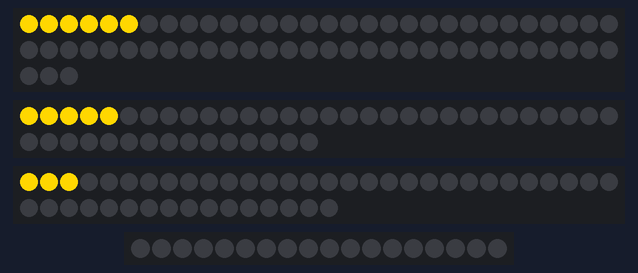
Recording of a sketch running on a simulated Arduino Uno, built with avr-gcc and run on an emulated ATmega328P. Parts: 63 RGB LEDs in strip order, left to right, continuing on the next row, 45 RGB LEDs in strip order, left to right, continuing on the next row, 46 RGB LEDs in strip order, left to right, continuing on the next row, 18 RGB LEDs in strip order, left to right. Dim RGB values are drawn brighter than linear.

Above: at 0.46 s.
At 2.29 s:
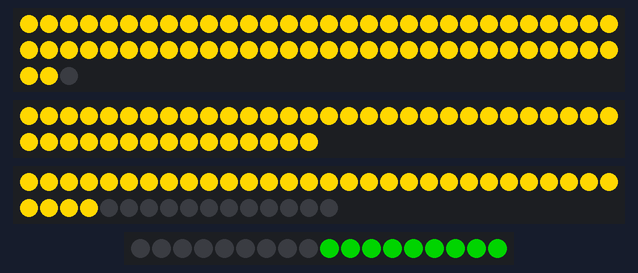
At 8.82 s:
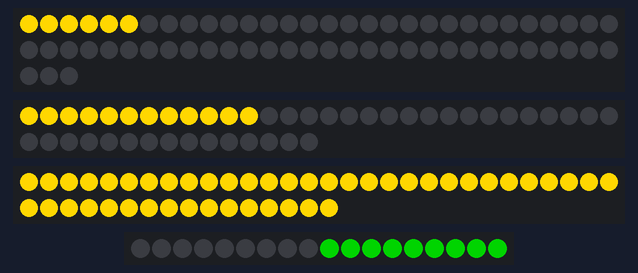
At 20.22 s:
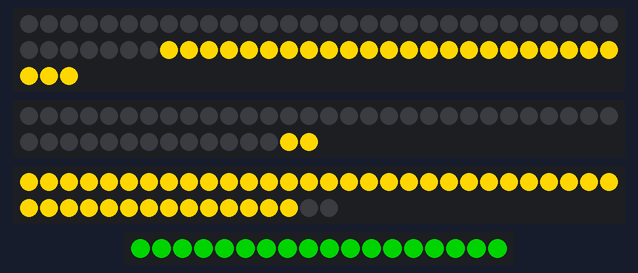
At 33.62 s:
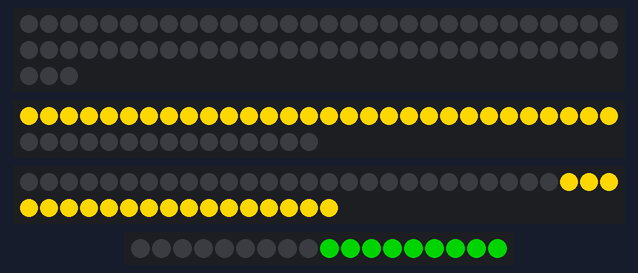
At 39.84 s:
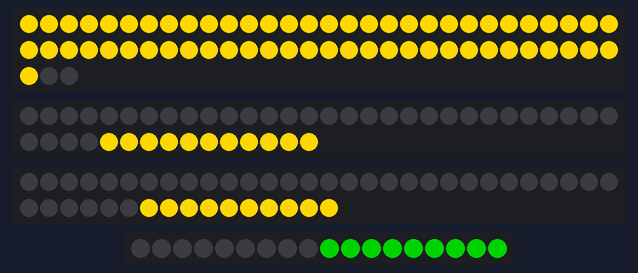

The sketch:

nsstrange.ino
```cpp
#include <FastLED.h>

#define CIRCLE_PIN 9
#define CIR_NUM 63

#define OUTSQ_PIN 10
#define OUT_NUM 45

#define INSQ_PIN 11
#define IN_NUM 46

#define EYE_PIN 3
#define EYE_NUM 18

#define BRIGHTNESS 255

#define LED_TYPE WS2812B
#define COLOR_ORDER GRB

#define COLOR_MAIN CRGB::Gold

// For wipes
#define FORWARD true
#define BACKWARD false

CRGB lcir[CIR_NUM];
CRGB lout[OUT_NUM];
CRGB lin[IN_NUM];
CRGB leye[EYE_NUM];

void clearPixels()
{
	fill_solid(leye, EYE_NUM, CRGB::Black);
	fill_solid(lin, IN_NUM, CRGB::Black);
	fill_solid(lout, OUT_NUM, CRGB::Black);
	fill_solid(lcir, CIR_NUM, CRGB::Black);
	FastLED.show();
}

// ------------
// ------------
// ------------

unsigned long int eyeTimer = 0;
void eyeAni()
{
	Serial.println("Eye");
	Serial.println(millis());

	static byte eb = 0;

	switch (eb)
	{
	case 0:
//		for (byte i = EYE_NUM / 2; i < EYE_NUM; i++)
//			leye[i] = CRGB::Black;
		break;

	case 1:
		for (byte i = 0; i < EYE_NUM / 2; i++)
			leye[i] = CRGB::Green;
		break;

	case 2:
		for (byte i = EYE_NUM / 2; i < EYE_NUM; i++)
			leye[i] = CRGB::Green;
		break;

	case 3:
		        for (byte i = 0; i < EYE_NUM/2; i++)
		            leye[i] = CRGB::Black;
		break;
	}

	eb = (eb + 1) % 4;
	FastLED.show();

	eyeTimer = millis();
	Serial.println("Eye End ");
	Serial.println(eyeTimer);
}

#define MAX_JUMPS 5
unsigned long inTimer = 0;

void inAni()
{
	static boolean direction = BACKWARD;
	static byte i = 0;

	if (i == 0)
	{
		direction = !direction;
	}

	lin[i] = direction == FORWARD ? COLOR_MAIN : CRGB::Black;
	FastLED.show();

	i = (i + 1) % IN_NUM;

	inTimer = millis();
}

unsigned long outTimer = 0;
void outAni()
{
	static boolean direction = BACKWARD;
	static byte i = 0;

	if (i == 0)
	{
		direction = !direction;
	}

	lout[i] = direction == FORWARD ? COLOR_MAIN : CRGB::Black;
	FastLED.show();

	i = (i + 1) % OUT_NUM;

	outTimer = millis();
}

boolean CIR_GO = true;
unsigned long int cirTimer = 0;
unsigned long int goTimer = 0;
void cirAni()
{
	static boolean direction = BACKWARD;
	static byte i = 0;

	if (i == 0)
	{
		direction = !direction;
    CIR_GO = false;
    goTimer = millis();
	}

	lcir[i] = direction == FORWARD ? COLOR_MAIN : CRGB::Black;
	FastLED.show();

	i = (i + 1) % CIR_NUM;

	cirTimer = millis();
}

// ------------
// ------------
// ------------

void setup()
{
	delay(100); // power-up safety delay
	FastLED.addLeds<LED_TYPE, CIRCLE_PIN, COLOR_ORDER>(lcir, CIR_NUM).setCorrection(TypicalLEDStrip);
	FastLED.addLeds<LED_TYPE, OUTSQ_PIN, COLOR_ORDER>(lout, OUT_NUM).setCorrection(TypicalLEDStrip);
	FastLED.addLeds<LED_TYPE, INSQ_PIN, COLOR_ORDER>(lin, IN_NUM).setCorrection(TypicalLEDStrip);
	FastLED.addLeds<LED_TYPE, EYE_PIN, COLOR_ORDER>(leye, EYE_NUM).setCorrection(TypicalLEDStrip);
	FastLED.setBrightness(BRIGHTNESS);

	clearPixels();
}

// ------------
// ------------
// ------------

#define EYE_INTERVAL 500
#define IN_INTERVAL 50
#define OUT_INTERVAL 35
#define CIR_INTERVAL 25
#define CIR_GO_INT  2000
void loop()
{
	const unsigned long int currentTime = millis();
 if (currentTime - goTimer >= CIR_GO_INT && !CIR_GO)
     CIR_GO = true;
	if (currentTime - eyeTimer >= EYE_INTERVAL)
		eyeAni();
	if (currentTime - cirTimer >= CIR_INTERVAL)
		cirAni();
	if (currentTime - inTimer >= IN_INTERVAL)
		inAni();
	if (currentTime - outTimer >= OUT_INTERVAL)
		outAni();

}
```
